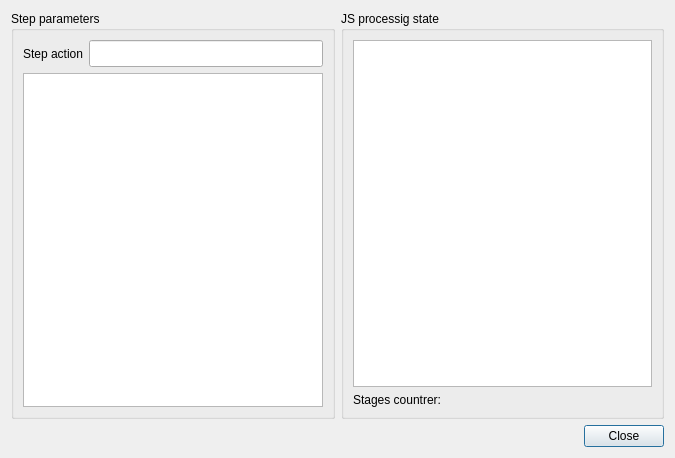
<?xml version="1.0" encoding="UTF-8"?>
<ui version="4.0">
 <class>StrategyStepDialog</class>
 <widget class="QDialog" name="StrategyStepDialog">
  <property name="geometry">
   <rect>
    <x>0</x>
    <y>0</y>
    <width>675</width>
    <height>458</height>
   </rect>
  </property>
  <property name="windowTitle">
   <string>Strategy step dialog</string>
  </property>
  <layout class="QGridLayout" name="gridLayout">
   <item row="0" column="0">
    <widget class="QGroupBox" name="poolBox">
     <property name="sizePolicy">
      <sizepolicy hsizetype="Preferred" vsizetype="Preferred">
       <horstretch>0</horstretch>
       <verstretch>0</verstretch>
      </sizepolicy>
     </property>
     <property name="minimumSize">
      <size>
       <width>0</width>
       <height>0</height>
      </size>
     </property>
     <property name="maximumSize">
      <size>
       <width>450</width>
       <height>16777215</height>
      </size>
     </property>
     <property name="title">
      <string>Step parameters</string>
     </property>
     <layout class="QGridLayout" name="gridLayout_2">
      <item row="1" column="0" colspan="2">
       <widget class="QTableWidget" name="stepParamsTable"/>
      </item>
      <item row="0" column="0">
       <widget class="QLabel" name="label">
        <property name="text">
         <string>Step action</string>
        </property>
       </widget>
      </item>
      <item row="0" column="1">
       <widget class="QLineEdit" name="actionLineEdit">
        <property name="font">
         <font>
          <pointsize>12</pointsize>
          <weight>50</weight>
          <italic>false</italic>
          <bold>false</bold>
         </font>
        </property>
        <property name="text">
         <string/>
        </property>
        <property name="readOnly">
         <bool>true</bool>
        </property>
       </widget>
      </item>
     </layout>
    </widget>
   </item>
   <item row="1" column="0" colspan="2">
    <widget class="QDialogButtonBox" name="buttonBox">
     <property name="orientation">
      <enum>Qt::Horizontal</enum>
     </property>
     <property name="standardButtons">
      <set>QDialogButtonBox::Close</set>
     </property>
    </widget>
   </item>
   <item row="0" column="1">
    <widget class="QGroupBox" name="paramsBox">
     <property name="title">
      <string>JS processig state</string>
     </property>
     <layout class="QGridLayout" name="gridLayout_3">
      <item row="0" column="0" colspan="2">
       <widget class="QTableWidget" name="jsProcessingTable">
        <property name="sizePolicy">
         <sizepolicy hsizetype="Expanding" vsizetype="Expanding">
          <horstretch>1</horstretch>
          <verstretch>0</verstretch>
         </sizepolicy>
        </property>
        <attribute name="verticalHeaderVisible">
         <bool>false</bool>
        </attribute>
       </widget>
      </item>
      <item row="1" column="0" colspan="2">
       <widget class="QLabel" name="stageLabel">
        <property name="text">
         <string>Stages countrer:</string>
        </property>
       </widget>
      </item>
     </layout>
    </widget>
   </item>
  </layout>
 </widget>
 <resources/>
 <connections>
  <connection>
   <sender>buttonBox</sender>
   <signal>accepted()</signal>
   <receiver>StrategyStepDialog</receiver>
   <slot>accept()</slot>
   <hints>
    <hint type="sourcelabel">
     <x>248</x>
     <y>254</y>
    </hint>
    <hint type="destinationlabel">
     <x>157</x>
     <y>274</y>
    </hint>
   </hints>
  </connection>
  <connection>
   <sender>buttonBox</sender>
   <signal>rejected()</signal>
   <receiver>StrategyStepDialog</receiver>
   <slot>reject()</slot>
   <hints>
    <hint type="sourcelabel">
     <x>316</x>
     <y>260</y>
    </hint>
    <hint type="destinationlabel">
     <x>286</x>
     <y>274</y>
    </hint>
   </hints>
  </connection>
 </connections>
</ui>
